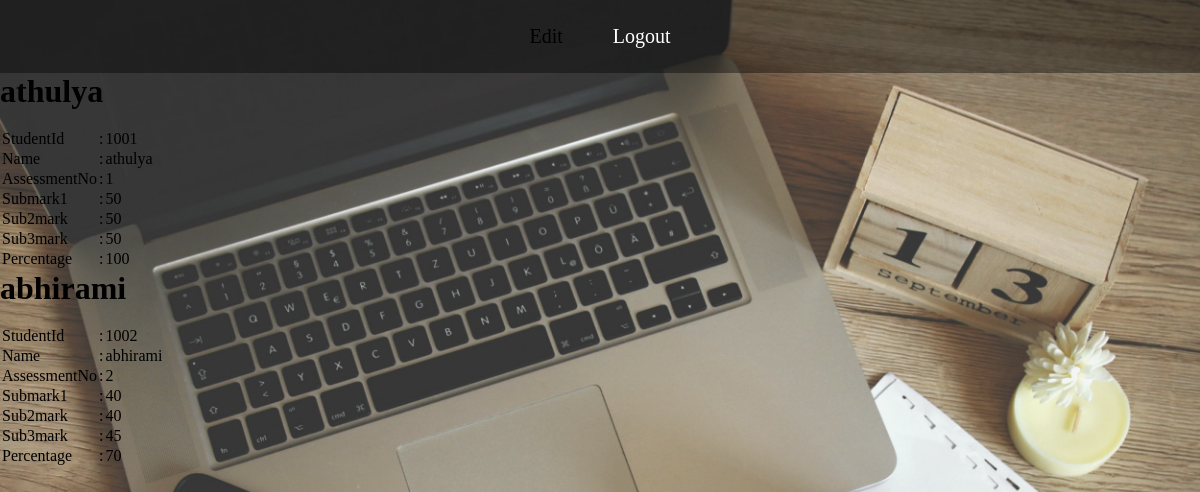
The app's page /student_mark_view.php with its own data.
### tables this page shows
CREATE TABLE `std_mark` (
  `stdid` int(11) NOT NULL,
  `name` varchar(20) NOT NULL,
  `assessment` int(11) NOT NULL,
  `submark1` int(11) NOT NULL,
  `submark2` int(11) NOT NULL,
  `submark3` int(11) NOT NULL,
  `percentage` int(11) NOT NULL
);

### student_mark_view.php (the view, shortened to what this page needs)
<!DOCTYPE html>
<html>
<head>
<link rel="stylesheet" href="css/style3.css">
</head>
<body class="b1">
<div class="navbar">
<ul>
<li>Edit
</li>
<li><a href="logout.php">Logout</a></li>
</ul>
</div>
<form>
				<?php
						require_once ("connect.php");
						$sql="select * from std_mark";
						$result=mysqli_query($conn,$sql);
						while($row=mysqli_fetch_assoc($result))
						{
					?>
			 <h1><?php  echo $row['name'];?></h1><br>
<table>
    <tr>
        <td>StudentId</td><td>:</td><td><?php echo $row['stdid'];?></td>
    </tr>
    <tr>
        <td>Name</td><td>:</td><td><?php echo $row['name'];?></td>
    </tr>
    <tr>
        <td>AssessmentNo</td><td>:</td><td><?php echo $row['assessment'];?></td>
    </tr>
    <tr>
        <td>Submark1</td><td>:</td><td><?php echo $row['submark1'];?></td>
    </tr>
	<tr>
        <td>Sub2mark</td><td>:</td><td><?php echo $row['submark2'];?></td>
    </tr>
	<tr>
        <td>Sub3mark</td><td>:</td><td><?php echo $row['submark3'];?></td>
    </tr>
	<tr>
        <td>Percentage</td><td>:</td><td><?php echo $row['percentage'];?></td>
    </tr>
</table>
<?php
								}
							?>
</form>
	</body>
</html>
</body>
</html>

### css/style3.css (style rules this page uses)
* { margin:0px; padding:0px; box-sizing:border-box; }
.b1 { background-image: url(../img/1.jpg); background-size:cover; }
.navbar { text-align:center; width:100%; background-color:rgba(0,0,0,0.4); }
.navbar ul { list-style-type:none; display :inline-flex; }
.navbar ul li { width:120 px; padding:20px; font-size:20px; border-radius:20px; margin:5px; }
.navbar ul li a { color : white; text-decoration: none; }

### records on screen
std_mark: name "athulya", stdid "1001", assessment "1", submark1 "50", submark2 "50", submark3 "50", percentage "100"
std_mark: name "abhirami", stdid "1002", assessment "2", submark1 "40", submark2 "40", submark3 "45", percentage "70"
